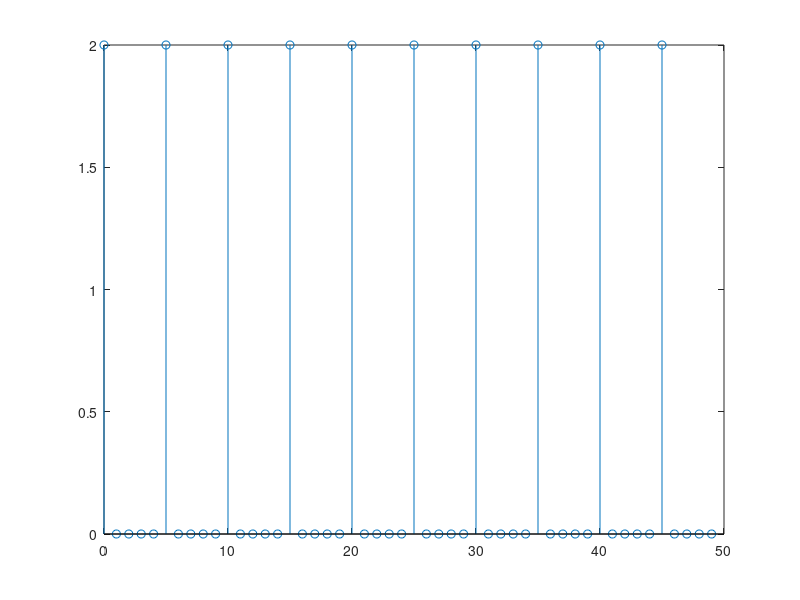

Source code (MATLAB):
nn = 0:49; %Defino un vector de 50 elementos [Longitud = 50]
X = [2;0;0;0;0]*ones(1,10);
%Defino una matriz columna cuyo elemento de la primera fila 
% sera 2 [Amplitud] luego replico dicha columna 10 veces
% para poder extraer el periodo 5 realizando la siguiente operacion
X = X(:); 
%Aqui hago que X sea una matriz columna con los datos anteriores
% lo hago para relacionar cada 5 elementos del vector [matriz fila]
% con el elemento que corresponde [la amplitud] fijado en X
stem(nn,X); %La representamos en la pantalla